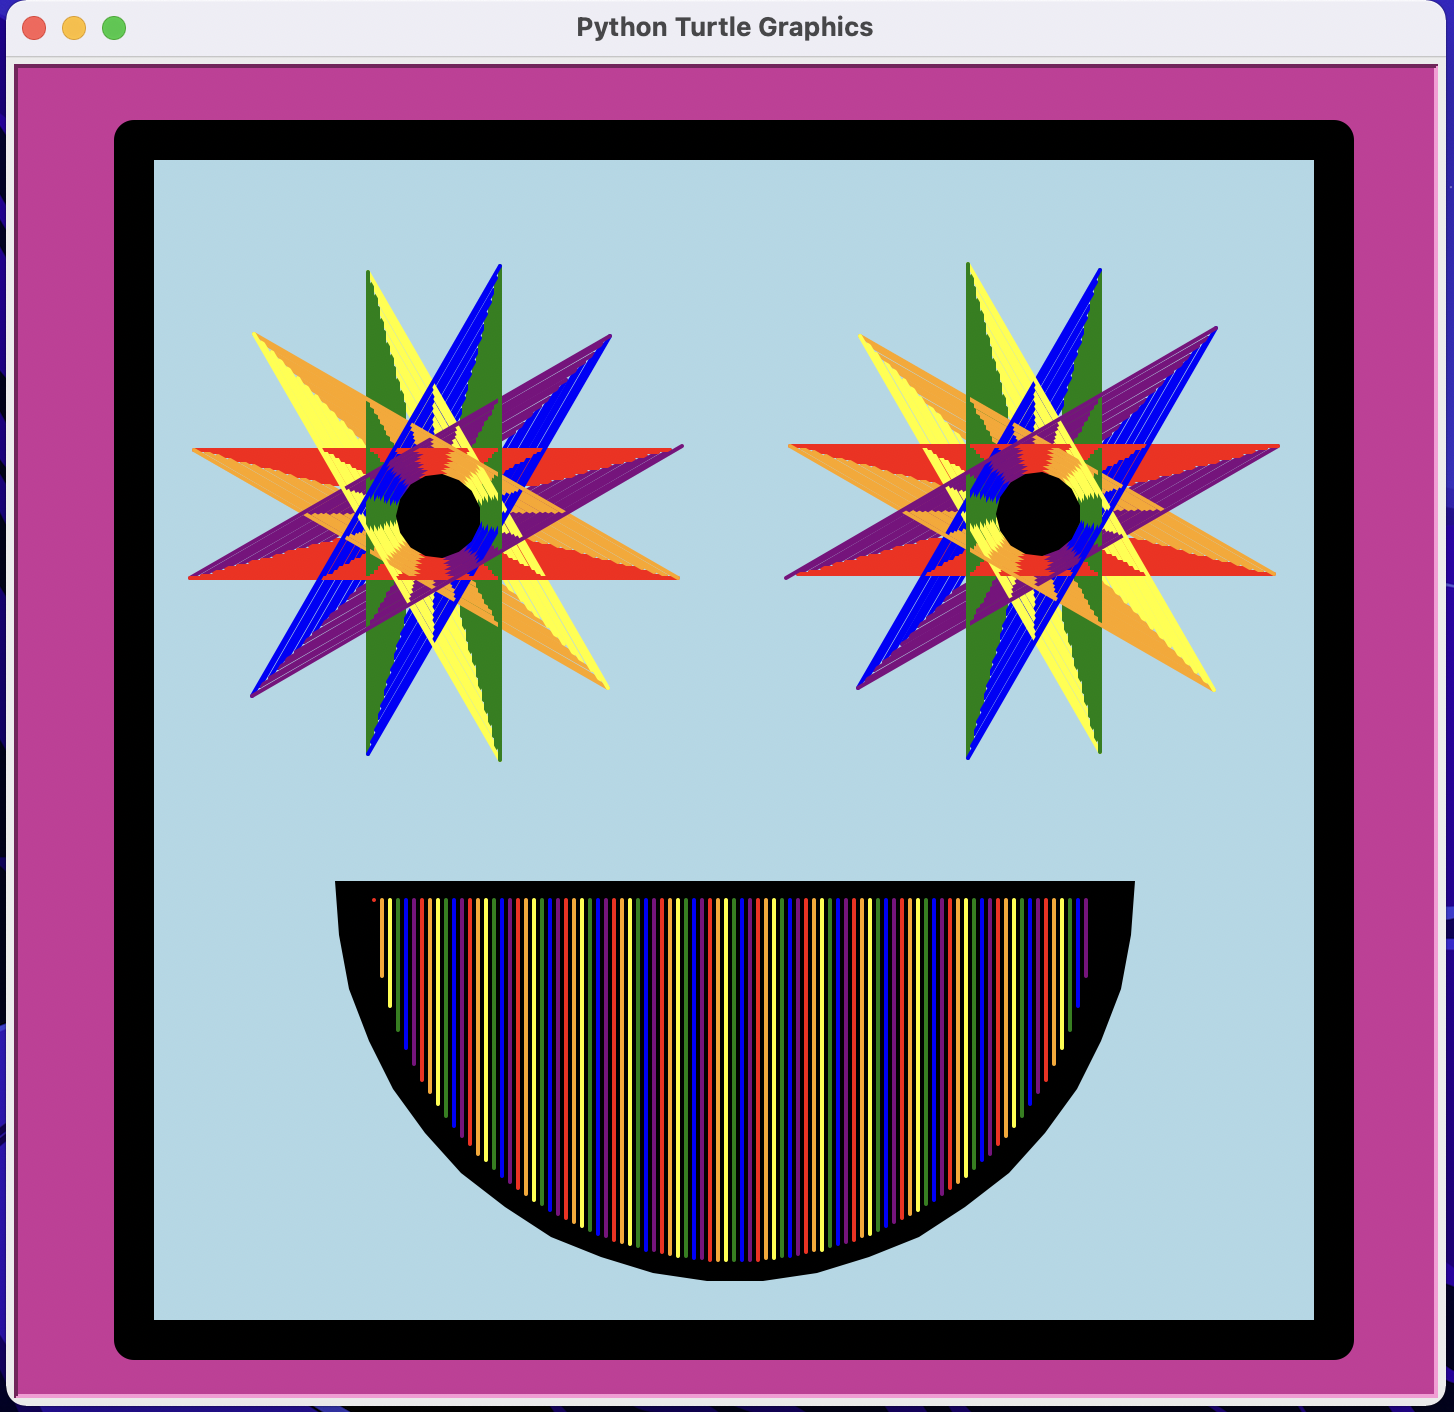

The Python source for this figure:
import turtle


def square(t, side_length, fill_color):
    
    t.pensize(20)
    t.penup()
    t.goto(-side_length / 2, side_length / 2)  
    t.pendown()
    t.color("black", fill_color) 
    t.begin_fill()
    for _ in range(4):
        t.forward(side_length)
        t.right(90)
    t.end_fill()
    t.penup()



def starry_eye(t, colors):

    t.showturtle()
    initial_size = 100
    t.pendown()
    
    #recursive to expand
    for i in range(150):
        t.color(colors[i % 6])
        t.forward(initial_size + i)
        t.left(150)

    t.hideturtle()
    t.penup()
    t.goto(-210, 100)



def mouth(t, bradius, radius, colors):
    
    #black semi
    t.penup()
    t.goto(-200,-70)
    t.color("black")
    t.begin_fill()
    t.setheading(270)  
    t.circle(bradius, 180)  
    t.left(90)
    t.forward(bradius * 2)
    t.left(90)
    t.end_fill()
    

    # stripes
    t.width(2)
    t.penup()
    t.goto(-130,-110)
    
    vertical_offset = -80

    for x in range(-radius, radius, 4): 
        t.penup()
        t.goto(x, 0 + vertical_offset)  #v offset made to move whole thing dow 
        t.pendown()
        t.color(colors[(x + radius) // 4 % len(colors)])  
        t.goto(x, -abs((radius**2 - x**2)**0.5) + vertical_offset)  #semicircle math 

    t.penup()



                #i.e. radius
def pupils(t, pupil_dilation): 
    
    def pupil(x, y): 
        t.penup()
        t.goto(x, y - pupil_dilation)  
        t.pendown()
        t.color("black")
        t.begin_fill()
        t.circle(pupil_dilation)
        t.end_fill()
        t.penup()

    pupil(-168,132)  
    pupil(132, 133) 



def main():
  
  
  colors = ["red", "orange", "yellow", "green", "blue", "purple"]

  facecolor = "light blue"

  pen = turtle.Turtle()
  pen.speed("fastest")
  turtle.colormode(255)
  turtle.bgcolor((204, 51, 153))  
  
  square(pen, 600, facecolor)

  pen.pensize(2)

  pen.goto(-200, 100)

  starry_eye(pen, colors)

  pen.goto(200, 128)

  starry_eye(pen, colors) 

  pen.penup()
  pen.goto(-150, -100)  
  pen.pendown()

  mouth(pen, 200, 180, colors)
  
      
  pupils(pen, 20)

  pen.hideturtle()
  turtle.done()




if __name__ == "__main__":
   main()
